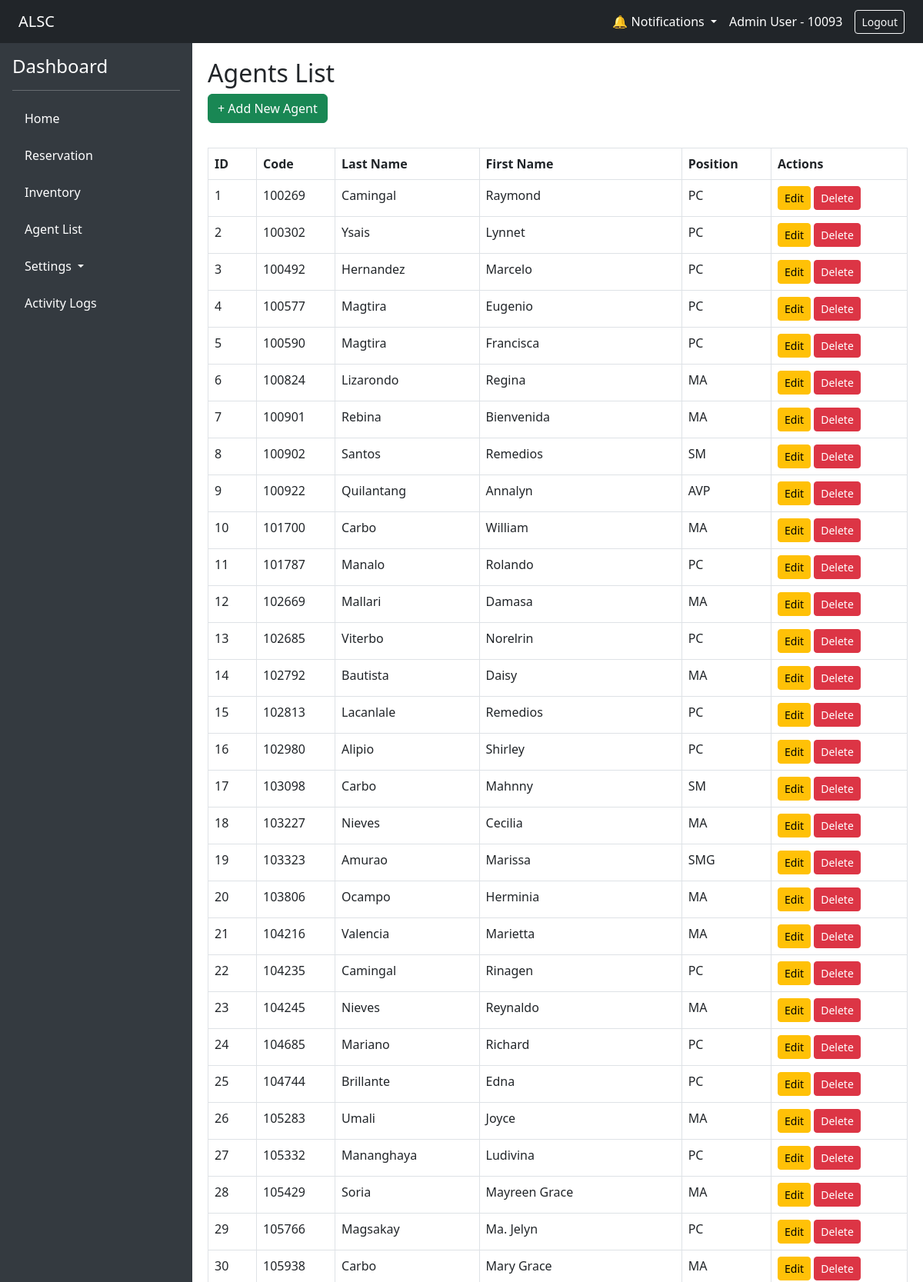
Screenshot of /?url=adminagent/index (signed in, upper part) with the database file from the repository.
### tables this page shows
CREATE TABLE `t_agents` (
  `id` int(11) NOT NULL,
  `c_code` int(11) NOT NULL,
  `c_last_name` text DEFAULT NULL,
  `c_first_name` text DEFAULT NULL,
  `c_middle_initial` text DEFAULT NULL,
  `c_nick_name` text DEFAULT NULL,
  `c_sex` text DEFAULT NULL,
  `c_birthdate` date DEFAULT NULL,
  `c_birth_place` text DEFAULT NULL,
  `c_address_ln1` text DEFAULT NULL,
  `c_address_ln2` text DEFAULT NULL,
  `c_tel_no` text DEFAULT NULL,
  `c_civil_status` text DEFAULT NULL,
  `c_sss_no` text DEFAULT NULL,
  `c_tin` text DEFAULT NULL,
  `c_status` text DEFAULT NULL,
  `c_recruited_by` text DEFAULT NULL,
  `c_hire_date` date DEFAULT NULL,
  `c_position` text DEFAULT NULL,
  `c_network` text DEFAULT NULL,
  `c_division` text DEFAULT NULL,
  `c_rate` double NOT NULL,
  `c_withholding_tax` double NOT NULL
);

### app/controllers/adminagent_controller.php (called while the page is built, shortened)
<?php
require_once __DIR__ . '/../models/Agent.php';
class AdminAgent extends Controller
{
    public function index()
    {
        $agents = Agent::all();
        return $this->view('admin/agents/index', ['agents' => $agents]);
    }
}

### app/core/App.php (called while the page is built, shortened)
<?php
class App
{
    protected $method = 'index';
    public function __construct()
    {
        $url = $this->parseUrl();
        if ($url) {
            if (file_exists(__DIR__ . '/../controllers/' . $url[0] . '_controller.php')) {
                unset($url[0]);
            }
        }
        $this->controller = new $this->controller;
        if (isset($url[1])) {
            if (method_exists($this->controller, $url[1])) {
                $this->method = $url[1];
                unset($url[1]);
            }else $this->method = "notfound";
        }
        $this->params = $url ? array_values($url) : [];
        call_user_func_array([$this->controller, $this->method], $this->params);
    }
    public function parseUrl()
    {
        if (isset($_GET['url'])) {
            return explode('/', filter_var(rtrim($_GET['url'], '/'), FILTER_SANITIZE_URL));
        }
    }
}

### index.php (called while the page is built, shortened)
<?php
require_once './app/init.php';
$app = new App;

### app/init.php (called while the page is built, shortened)
<?php
require_once 'config/Connection.php';
require_once 'core/App.php';
function url($path = '')
{
    $base = rtrim('/alsc_app', '/');
    $path = ltrim($path, '/');
    return $base . '/?url=' . $path;
}

### app/config/Connection.php (called while the page is built, shortened)
<?php
class Connection
{
    private static $instance;
    private $conn;
    public function __construct()
    {
        try {
            $dbh = "mysql:host=". DB_HOST .";dbname=". DB_NAME ;
            $this->conn = new PDO($dbh, DB_USER , DB_PASS);
            $this->conn->setAttribute(PDO::ATTR_ERRMODE, PDO::ERRMODE_EXCEPTION);
        } catch (PDOException $e) {
            echo "Connection failed: " . $e->getMessage();
        }
    }
    public static function getInstance()
    {
        if (!self::$instance) {
            self::$instance = new Connection();
        }
        return self::$instance;
    }
    public function getConnection()
    {
        return $this->conn;
    }
}

### app/models/Agent.php (called while the page is built, shortened)
<?php
require_once __DIR__ . '/../core/Model.php';
class Agent extends Model
{
    public static function all()
    {
        $instance = new static();
        $stmt = $instance->db->prepare("SELECT * FROM {$instance->table}");
        $stmt->execute();
        return $stmt->fetchAll(PDO::FETCH_OBJ);
    }
}

### app/core/Model.php (called while the page is built, shortened)
<?php
class Model
{
    public function __construct()
    {
        $this->db = Connection::getInstance()->getConnection();
    }
}

### app/views/admin/agents/index.php (the view)
<h2>Agents List</h2>
<a href="<?= url('adminagent/create') ?>" class="btn btn-success mb-3">+ Add New Agent</a>
<table class="table table-bordered mt-3">
    <thead>
        <tr>
            <th>ID</th>
            <th>Code</th>
            <th>Last Name</th>
            <th>First Name</th>
            <th>Position</th>
            <th>Actions</th>
        </tr>
    </thead>
    <tbody>
        <?php foreach ($agents as $agent): ?>
            <tr>
                <td><?= htmlspecialchars($agent->id) ?></td>
                <td><?= htmlspecialchars($agent->c_code) ?></td>
                <td><?= htmlspecialchars($agent->c_last_name) ?></td>
                <td><?= htmlspecialchars($agent->c_first_name) ?></td>
                <td><?= htmlspecialchars($agent->c_position) ?></td>
                <td>
                    <a href="<?= url('adminagent/edit/'.$agent->id) ?>" class="btn btn-sm btn-warning">Edit</a>
                    <a href="<?= url('adminagent/delete/'.$agent->id) ?>" class="btn btn-sm btn-danger" onclick="return confirm('Are you sure you want to delete this agent?');">Delete</a>
                </td>
            </tr>
        <?php endforeach; ?>
    </tbody>
</table>

### app/views/layouts/main.php (style rules this page uses)
body { min-height: 100vh; display: flex; flex-direction: column; }

### rows the page displays
t_agents: id "1", c_code "100269", c_last_name "Camingal", c_first_name "Raymond", c_position "PC"
t_agents: id "2", c_code "100302", c_last_name "Ysais", c_first_name "Lynnet", c_position "PC"
t_agents: id "3", c_code "100492", c_last_name "Hernandez", c_first_name "Marcelo", c_position "PC"
t_agents: id "4", c_code "100577", c_last_name "Magtira", c_first_name "Eugenio", c_position "PC"
t_agents: id "5", c_code "100590", c_last_name "Magtira", c_first_name "Francisca", c_position "PC"
t_agents: id "6", c_code "100824", c_last_name "Lizarondo", c_first_name "Regina", c_position "MA"
t_agents: id "7", c_code "100901", c_last_name "Rebina", c_first_name "Bienvenida", c_position "MA"
t_agents: id "8", c_code "100902", c_last_name "Santos", c_first_name "Remedios", c_position "SM"
t_agents: id "9", c_code "100922", c_last_name "Quilantang", c_first_name "Annalyn", c_position "AVP"
t_agents: id "10", c_code "101700", c_last_name "Carbo", c_first_name "William", c_position "MA"
t_agents: id "11", c_code "101787", c_last_name "Manalo", c_first_name "Rolando", c_position "PC"
t_agents: id "12", c_code "102669", c_last_name "Mallari", c_first_name "Damasa", c_position "MA"
t_agents: id "13", c_code "102685", c_last_name "Viterbo", c_first_name "Norelrin", c_position "PC"
t_agents: id "14", c_code "102792", c_last_name "Bautista", c_first_name "Daisy", c_position "MA"
t_agents: id "15", c_code "102813", c_last_name "Lacanlale", c_first_name "Remedios", c_position "PC"
t_agents: id "16", c_code "102980", c_last_name "Alipio", c_first_name "Shirley", c_position "PC"
t_agents: id "17", c_code "103098", c_last_name "Carbo", c_first_name "Mahnny", c_position "SM"
t_agents: id "18", c_code "103227", c_last_name "Nieves", c_first_name "Cecilia", c_position "MA"
t_agents: id "19", c_code "103323", c_last_name "Amurao", c_first_name "Marissa", c_position "SMG"
t_agents: id "20", c_code "103806", c_last_name "Ocampo", c_first_name "Herminia", c_position "MA"
t_agents: id "21", c_code "104216", c_last_name "Valencia", c_first_name "Marietta", c_position "MA"
t_agents: id "22", c_code "104235", c_last_name "Camingal", c_first_name "Rinagen", c_position "PC"
t_agents: id "23", c_code "104245", c_last_name "Nieves", c_first_name "Reynaldo", c_position "MA"
t_agents: id "24", c_code "104685", c_last_name "Mariano", c_first_name "Richard", c_position "PC"
t_agents: id "25", c_code "104744", c_last_name "Brillante", c_first_name "Edna", c_position "PC"
t_agents: id "26", c_code "105283", c_last_name "Umali", c_first_name "Joyce", c_position "MA"
t_agents: id "27", c_code "105332", c_last_name "Mananghaya", c_first_name "Ludivina", c_position "PC"
t_agents: id "28", c_code "105429", c_last_name "Soria", c_first_name "Mayreen Grace", c_position "MA"
t_agents: id "29", c_code "105766", c_last_name "Magsakay", c_first_name "Ma. Jelyn", c_position "PC"
t_agents: id "30", c_code "105938", c_last_name "Carbo", c_first_name "Mary Grace", c_position "MA"

### other values shown
$_SESSION['user']['name'] "Admin User"
$_SESSION['user']['employee_id'] "10093"
